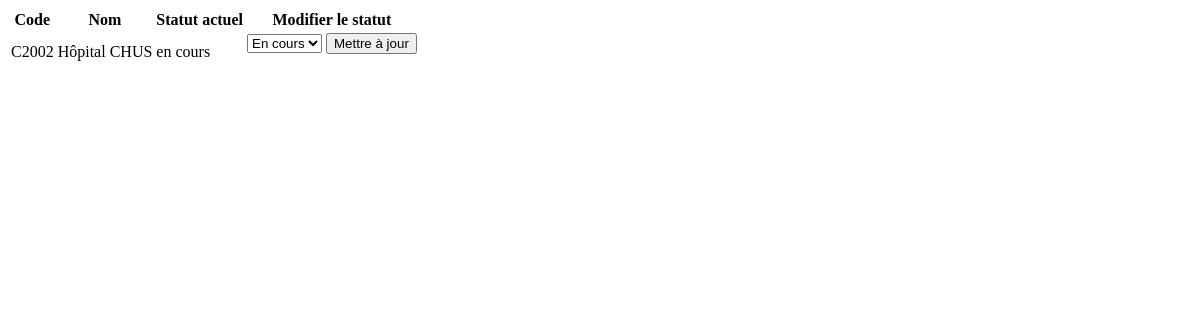
Page /projet/finaliser_data on the earlier database version.
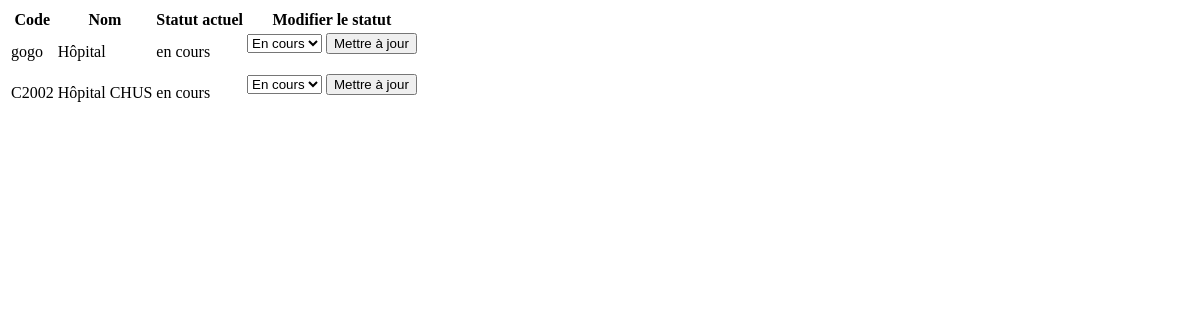
Same page on the later database version.
### app/models/projet.py (models this page shows, shortened)
class Projet(db.Model):
    __tablename__ = 'projet'
    id = db.Column(db.Integer, primary_key=True)
    code = db.Column(db.String(50), unique=True, nullable=False)
    nom = db.Column(db.String(100), nullable=False)
    date_creation = db.Column(db.DateTime, default=datetime.utcnow)
    responsable = db.Column(db.String(100))
    statut = db.Column(db.String(50))
    achats = db.relationship("Achat", backref="projet", cascade="all, delete-orphan")
    commandes_production = db.relationship("CommandeProduction", backref="projet", cascade="all, delete-orphan")
    produits_associes = db.relationship("ProduitProjet", back_populates="projet", cascade="all, delete-orphan")

### app/routes/projet_routes.py (the view)
@projet_bp.route("/finaliser_data")
def finaliser_data():
    projets = Projet.query.filter_by(statut="en cours").all()
    return render_template("finalisation_projet.html", projets=projets)

### app/templates/finalisation_projet.html (shortened to what this page needs)
<table>
    <thead>
      <tr>
        <th>Code</th>
        <th>Nom</th>
        <th>Statut actuel</th>
        <th>Modifier le statut</th>
      </tr>
    </thead>
    <tbody>
      {% for projet in projets %}
      <tr>
        <td>{{ projet.code }}</td>
        <td>{{ projet.nom }}</td>
        <td>{{ projet.statut }}</td>
        <td>
          <form action="{{ url_for('projet.finaliser_projet') }}" method="post" class="update-status">
            <select name="new_status" required>
              <option value="en cours" {% if projet.statut == "en cours" %}selected{% endif %}>En cours</option>
            </select>
            <button type="submit">Mettre à jour</button>
          </form>
        </td>
      </tr>
      {% endfor %}
    </tbody>
  </table>

Differences in the rows shown:
now on this page (row edited): Projet: code "gogo", nom "Hôpital", statut "en cours", new_status "En cours"
